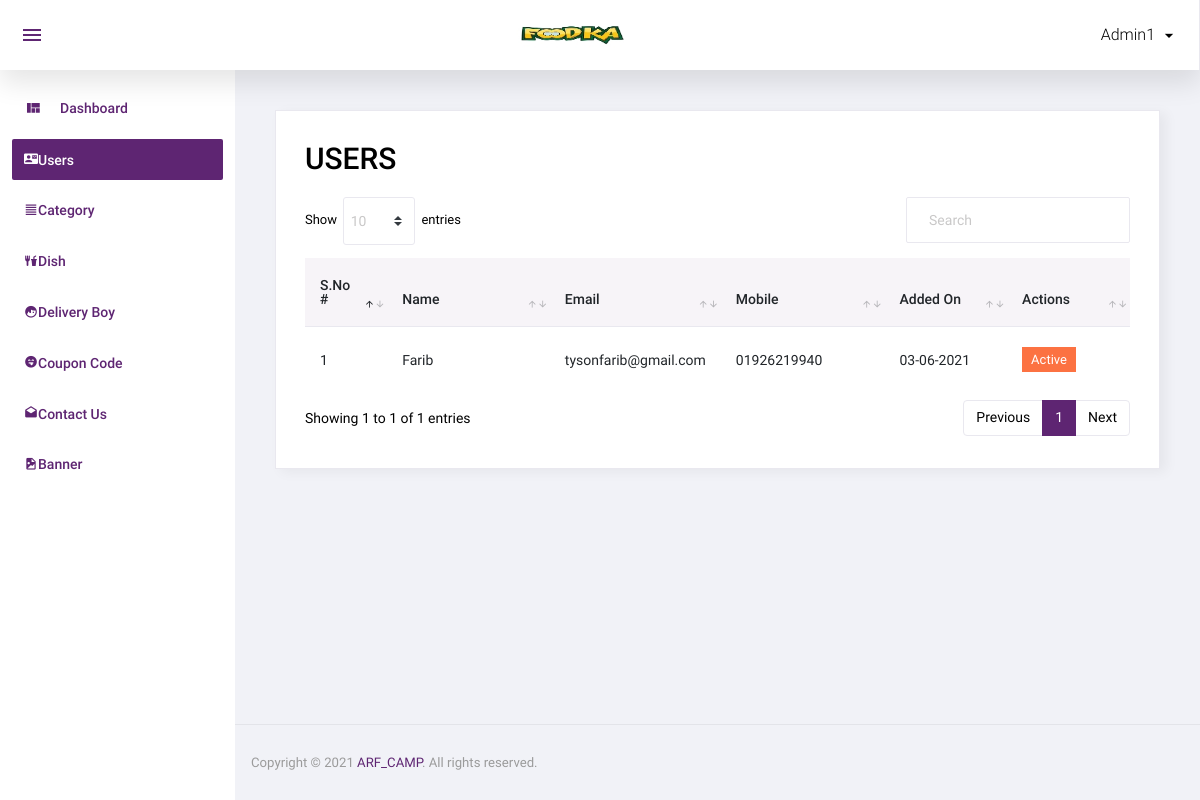
Before: /admin/user.php (signed in) with the older database file.
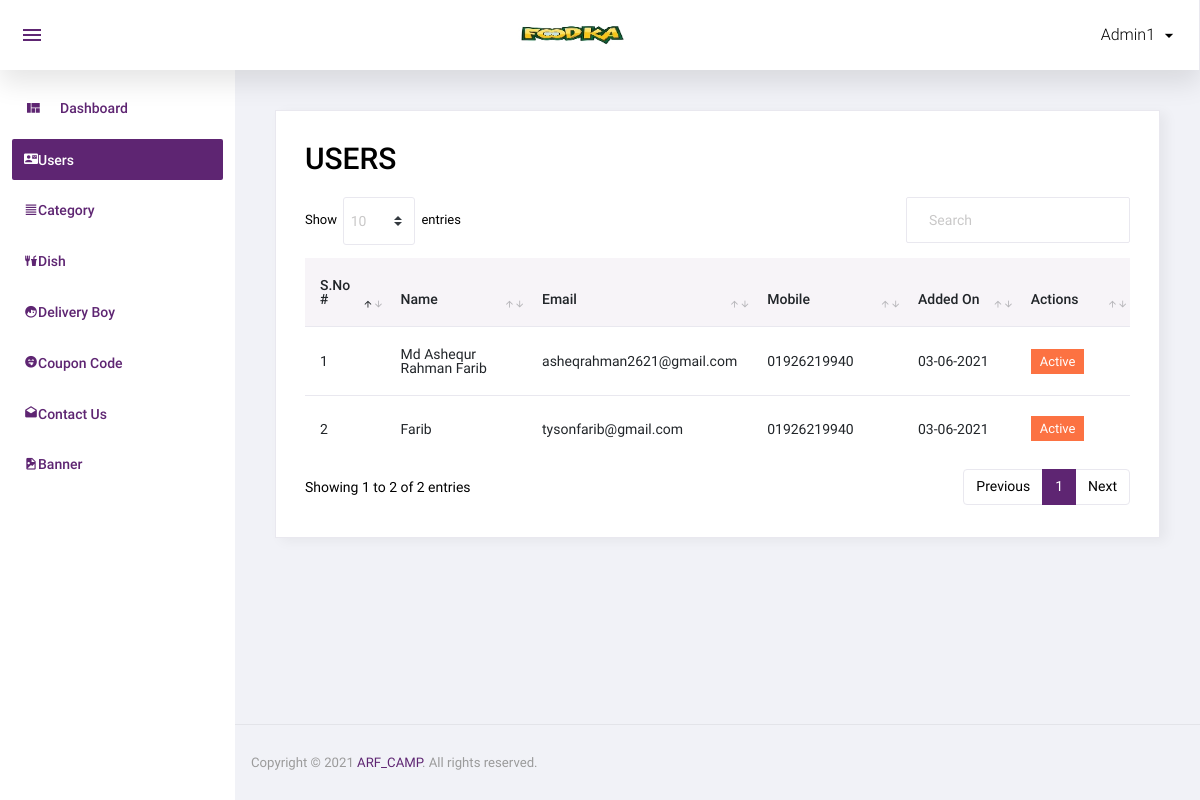
After: the same page with the newer database file.
### tables this page shows
CREATE TABLE `user` (
  `id` int(11) NOT NULL,
  `name` varchar(50) NOT NULL,
  `email` varchar(50) NOT NULL,
  `mobile` varchar(15) NOT NULL,
  `password` varchar(50) NOT NULL,
  `added_on` datetime NOT NULL,
  `status` int(11) NOT NULL,
  `email_verify` int(11) NOT NULL,
  `rand_str` varchar(50) NOT NULL
);

### admin/user.php (the view, shortened to what this page needs)
<?php
include('top.php');
$sql="select * from user order by id desc";
$res=mysqli_query($con,$sql);
 ?>
  <div class="card">
            <div class="card-body">
               <h1 class="grid_title">USERS</h1>
              <div class="row grid_box">
                <div class="col-12">
                  <div class="table-responsive">
                    <table id="order-listing" class="table">
                      <thead>
                         <tr>
                            <th width="10%">S.No #</th>
                            <th width="20%">Name</th>
                            <th width="20%">Email</th>
							<th width="20%">Mobile</th>
                            <th width="15%">Added On</th>
							<th width="15%">Actions</th>
                        </tr>
                      </thead>
<tbody>
       <?php
       if(mysqli_num_rows($res)>0)
       {
		$i=1;
		while($row=mysqli_fetch_assoc($res)){
		?>
	<tr>
                            <td><?php echo $i?></td>
                            <td><?php echo $row['name']?></td>
							<td><?php echo $row['email']?></td>
							<td><?php echo $row['mobile']?></td>
							<td>
							<?php
							$dateStr=strtotime($row['added_on']);
							echo date('d-m-Y',$dateStr);
							?>
							</td>
							<td>
								<?php
								if($row['status']==1){
								?>
								<a href="?id=<?php echo $row['id']?>&type=deactive"><label class="badge badge-danger hand_cursor">Active</label></a>
								<?php
								}else{
								?>
								<a href="?id=<?php echo $row['id']?>&type=active"><label class="badge badge-info hand_cursor">Deactive</label></a>
								<?php
								}
								?>
							</td>
          </tr>
                <?php
				$i++;
				}
		}
				else
					{ ?>
						<tr>
							<td colspan="5">No data found</td>
						</tr>
						<?php } ?>
                      </tbody>
                    </table>
                  </div>
				</div>
              </div>
            </div>
          </div>
 <?php
include('footer.php');
 ?>

### admin/top.php (shortened to what this page needs)
<!DOCTYPE html>
<html lang="en">
<head>
  <link rel="stylesheet" href="assets/css/materialdesignicons.min.css">
  <link rel="stylesheet" href="assets/css/vendor.bundle.base.css">
   <link rel="stylesheet" href="assets/css/dataTables.bootstrap4.css">
  <link rel="stylesheet" href="assets/css/bootstrap-datepicker.min.css">
  <link rel="stylesheet" href="assets/css/style.css">
</head>
<body class="sidebar-light">
  <div class="container-scroller">
    <nav class="navbar col-lg-12 col-12 p-0 fixed-top d-flex flex-row">
      <div class="navbar-menu-wrapper d-flex align-items-stretch justify-content-between">
        <ul class="navbar-nav mr-lg-2 d-none d-lg-flex">
          <li class="nav-item nav-toggler-item">
            <button class="navbar-toggler align-self-center" type="button" data-toggle="minimize">
              <span class="mdi mdi-menu"></span>
            </button>
          </li>
        </ul>
        <div class="text-center navbar-brand-wrapper d-flex align-items-center justify-content-center">
          <a class="navbar-brand brand-logo" href="index.php"><img src="assets/images/foodka200_90.jpg" alt="logo"/></a>
        </div>
        <ul class="navbar-nav navbar-nav-right">
          <li class="nav-item nav-profile dropdown">
            <a class="nav-link dropdown-toggle" href="#" data-toggle="dropdown" id="profileDropdown">
              <span class="nav-profile-name"><?php echo $_SESSION['ADMIN_USER'] ?></span>
            </a>
          </li>
        </ul>
      </div>
    </nav>
    <div class="container-fluid page-body-wrapper">
      <nav class="sidebar sidebar-offcanvas" id="sidebar">
        <ul class="nav">
          <li class="nav-item">
            <a class="nav-link" href="index.php">
              <i class="mdi mdi-view-quilt menu-icon"></i>
              <span class="menu-title"> Dashboard</span>
            </a>
          </li>
          <li class="nav-item">
            <a class="nav-link" href="user.php">
              <i class="mdi mdi-contact-mail"></i>
              <span class="menu-title"> Users</span>
            </a>
          </li>
  <li class="nav-item">
            <a class="nav-link" href="category.php">
              <i class="mdi mdi-format-align-justify"></i>
              <span class="menu-title"> Category</span>
            </a>
          </li>
 <li class="nav-item">
            <a class="nav-link" href="dish.php">
              <i class="mdi mdi-food-fork-drink"></i>
              <span class="menu-title"> Dish</span>
            </a>
          </li>
      <li class="nav-item">
            <a class="nav-link" href="delivery_boy.php">
              <i class="mdi mdi-face-profile"></i>
              <span class="menu-title"> Delivery Boy</span>
            </a>
          </li>
       <li class="nav-item">
            <a class="nav-link" href="coupon_code.php">
              <i class="mdi mdi-emoticon-tongue"></i>
              <span class="menu-title"> Coupon Code</span>
            </a>
          </li>
          <li class="nav-item">
            <a class="nav-link" href="contact_us.php">
              <i class="mdi mdi-email-open"></i>
              <span class="menu-title"> Contact Us</span>
            </a>
          </li>
          <li class="nav-item">
            <a class="nav-link" href="banner.php">
              <i class="mdi mdi-file-image"></i>
              <span class="menu-title"> Banner</span>
            </a>
          </li>
        </ul>
      </nav>
      <div class="main-panel">
        <div class="content-wrapper">

### admin/footer.php (shortened to what this page needs)
        </div>
        <footer class="footer">
          <div class="d-sm-flex justify-content-center justify-content-sm-between">
            <span class="text-muted text-center text-sm-left d-block d-sm-inline-block">Copyright © <?php echo date('Y') ?><a href="https://arf-camp.github.io/portfolio/" target="_blank"> ARF_CAMP</a>. All rights reserved.</span>
          </div>
        </footer>
      </div>
    </div>
  </div>
</body>
</html>

Changed rows visible on the page:
added user: name "Md Ashequr Rahman Farib", email "asheqrahman2621@gmail.com", mobile "01926219940", added_on "03-06-2021"
Other visible differences:
text written by a page script: "Show entries Showing 1 to 1 of 1 entries Previous 1 Next" → "Show entries Showing 1 to 2 of 2 entries Previous 1 Next"
